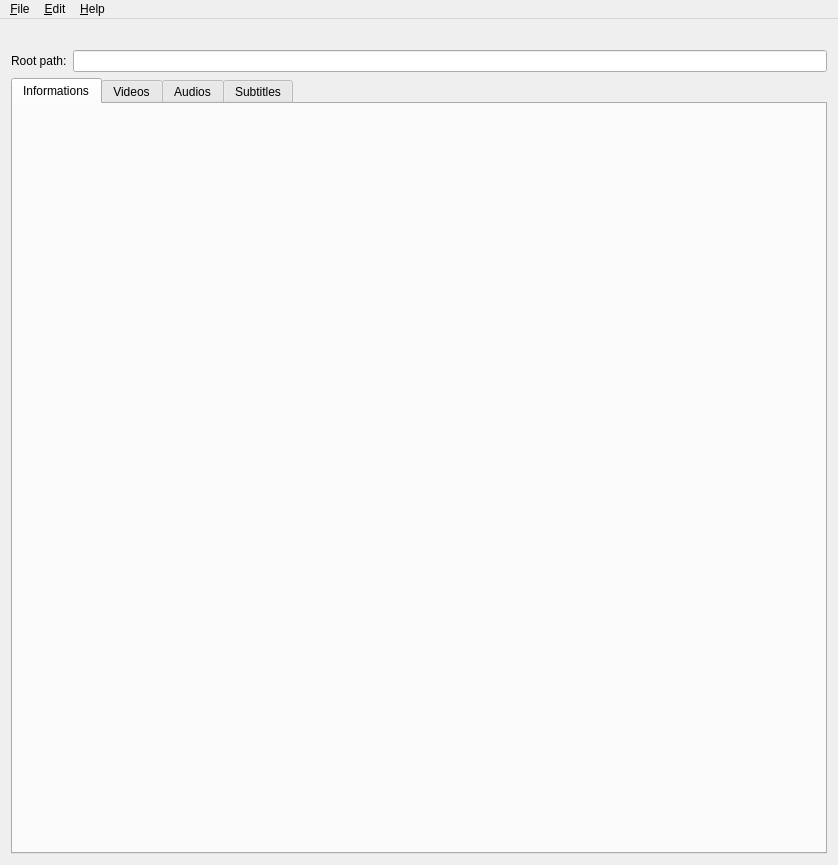
<?xml version="1.0" encoding="UTF-8"?>
<ui version="4.0">
 <class>MainWindow</class>
 <widget class="QMainWindow" name="MainWindow">
  <property name="geometry">
   <rect>
    <x>0</x>
    <y>0</y>
    <width>838</width>
    <height>865</height>
   </rect>
  </property>
  <property name="windowTitle">
   <string>MainWindow</string>
  </property>
  <property name="windowIcon">
   <iconset resource="resources/resources.qrc">
    <normaloff>:/resources/logo.png</normaloff>:/resources/logo.png</iconset>
  </property>
  <widget class="QWidget" name="centralWidget">
   <layout class="QGridLayout" name="gridLayout_3">
    <item row="1" column="0">
     <layout class="QHBoxLayout" name="horizontalLayout">
      <item>
       <widget class="QLabel" name="rootPath">
        <property name="text">
         <string>Root path:</string>
        </property>
       </widget>
      </item>
      <item>
       <widget class="QLineEdit" name="rootPathValue"/>
      </item>
     </layout>
    </item>
    <item row="2" column="0">
     <widget class="QTabWidget" name="tabs">
      <property name="currentIndex">
       <number>0</number>
      </property>
      <widget class="QWidget" name="informationsTab">
       <attribute name="title">
        <string>Informations</string>
       </attribute>
       <layout class="QGridLayout" name="gridLayout">
        <item row="0" column="0">
         <widget class="InformationWidget" name="showProperties" native="true">
          <property name="sizePolicy">
           <sizepolicy hsizetype="Preferred" vsizetype="MinimumExpanding">
            <horstretch>0</horstretch>
            <verstretch>0</verstretch>
           </sizepolicy>
          </property>
         </widget>
        </item>
       </layout>
      </widget>
      <widget class="QWidget" name="videosTab">
       <attribute name="title">
        <string>Videos</string>
       </attribute>
       <layout class="QGridLayout" name="gridLayout_2">
        <item row="0" column="0">
         <widget class="VideoWidget" name="videoWidget" native="true"/>
        </item>
       </layout>
      </widget>
      <widget class="QWidget" name="audiosTab">
       <attribute name="title">
        <string>Audios</string>
       </attribute>
       <layout class="QGridLayout" name="gridLayout_5">
        <item row="0" column="0">
         <widget class="AudioWidget" name="audioWidget" native="true"/>
        </item>
       </layout>
      </widget>
      <widget class="QWidget" name="subtitlesTab">
       <attribute name="title">
        <string>Subtitles</string>
       </attribute>
       <layout class="QGridLayout" name="gridLayout_6">
        <item row="0" column="0">
         <widget class="SubtitlesWidget" name="subtitlesWidget" native="true"/>
        </item>
       </layout>
      </widget>
     </widget>
    </item>
    <item row="0" column="0">
     <widget class="QLabel" name="label">
      <property name="text">
       <string/>
      </property>
      <property name="pixmap">
       <pixmap resource="resources/resources.qrc">:/resources/afdi.png</pixmap>
      </property>
      <property name="scaledContents">
       <bool>false</bool>
      </property>
      <property name="alignment">
       <set>Qt::AlignCenter</set>
      </property>
     </widget>
    </item>
   </layout>
  </widget>
  <widget class="QMenuBar" name="menuBar">
   <property name="geometry">
    <rect>
     <x>0</x>
     <y>0</y>
     <width>838</width>
     <height>21</height>
    </rect>
   </property>
   <widget class="QMenu" name="menuFile">
    <property name="title">
     <string>&amp;File</string>
    </property>
    <addaction name="actionNew"/>
    <addaction name="actionOpen"/>
    <addaction name="separator"/>
    <addaction name="actionImport"/>
    <addaction name="separator"/>
    <addaction name="actionSave"/>
    <addaction name="actionSave_as"/>
    <addaction name="separator"/>
    <addaction name="actionQuit"/>
   </widget>
   <widget class="QMenu" name="menuEdit">
    <property name="title">
     <string>&amp;Edit</string>
    </property>
    <addaction name="actionEdit_configuration_file"/>
    <addaction name="actionSelect_configuration_file"/>
    <addaction name="actionSelect_AFDI_schema"/>
   </widget>
   <widget class="QMenu" name="menuHelp">
    <property name="title">
     <string>&amp;Help</string>
    </property>
    <addaction name="actionHowTo"/>
    <addaction name="actionAbout"/>
    <addaction name="actionAboutQt"/>
   </widget>
   <addaction name="menuFile"/>
   <addaction name="menuEdit"/>
   <addaction name="menuHelp"/>
  </widget>
  <action name="actionNew">
   <property name="text">
    <string>New</string>
   </property>
  </action>
  <action name="actionOpen">
   <property name="text">
    <string>Open</string>
   </property>
  </action>
  <action name="actionImport">
   <property name="text">
    <string>Import</string>
   </property>
  </action>
  <action name="actionSave">
   <property name="text">
    <string>Save</string>
   </property>
  </action>
  <action name="actionSave_as">
   <property name="text">
    <string>Save as...</string>
   </property>
  </action>
  <action name="actionQuit">
   <property name="text">
    <string>Quit</string>
   </property>
  </action>
  <action name="actionEdit_configuration_file">
   <property name="text">
    <string>Edit configuration file</string>
   </property>
  </action>
  <action name="actionSelect_configuration_file">
   <property name="text">
    <string>Select configuration file</string>
   </property>
  </action>
  <action name="actionHowTo">
   <property name="enabled">
    <bool>false</bool>
   </property>
   <property name="text">
    <string>HowTo</string>
   </property>
  </action>
  <action name="actionAbout">
   <property name="text">
    <string>About</string>
   </property>
  </action>
  <action name="actionSelect_AFDI_schema">
   <property name="text">
    <string>Select AFDI schema</string>
   </property>
  </action>
  <action name="actionAboutQt">
   <property name="text">
    <string>About Qt</string>
   </property>
  </action>
 </widget>
 <layoutdefault spacing="6" margin="11"/>
 <customwidgets>
  <customwidget>
   <class>InformationWidget</class>
   <extends>QWidget</extends>
   <header>InformationWidget.h</header>
   <container>1</container>
  </customwidget>
  <customwidget>
   <class>VideoWidget</class>
   <extends>QWidget</extends>
   <header>VideoWidget.h</header>
   <container>1</container>
  </customwidget>
  <customwidget>
   <class>AudioWidget</class>
   <extends>QWidget</extends>
   <header>AudioWidget.h</header>
   <container>1</container>
  </customwidget>
  <customwidget>
   <class>SubtitlesWidget</class>
   <extends>QWidget</extends>
   <header>SubtitlesWidget.h</header>
  </customwidget>
 </customwidgets>
 <resources>
  <include location="resources/resources.qrc"/>
  <include location="resources/resources.qrc"/>
 </resources>
 <connections/>
</ui>
